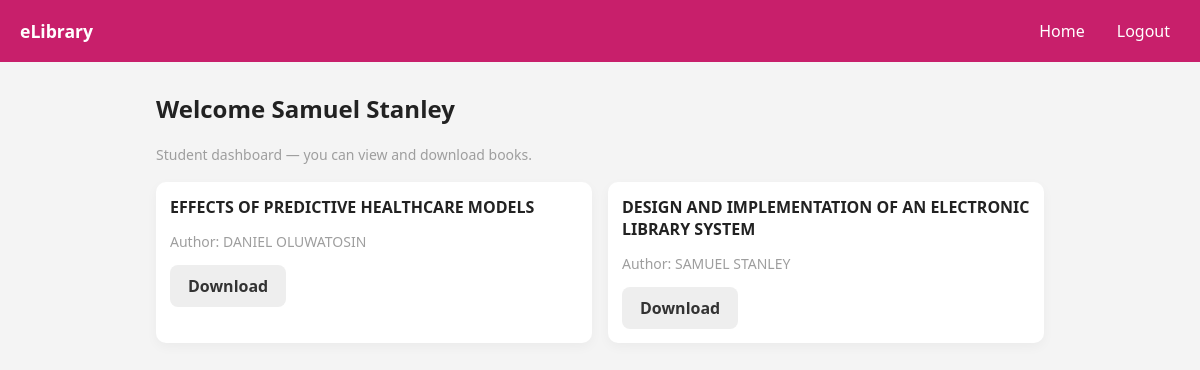
The page /student/dashboard (signed in) on the database its author committed.
### tables this page shows
CREATE TABLE books (
                 id INTEGER PRIMARY KEY AUTOINCREMENT,
                 title TEXT,
                 author TEXT,
                 filename TEXT,
                 uploaded_by INTEGER,
                 uploaded_at TIMESTAMP DEFAULT CURRENT_TIMESTAMP,
                 FOREIGN KEY(uploaded_by) REFERENCES users(id));

### app.py (the view)
@app.route("/student/dashboard")
@role_required("Student", "Admin", "Librarian")
def student_dashboard():
    conn = get_db()
    c = conn.cursor()
    c.execute("SELECT * FROM books ORDER BY uploaded_at DESC")
    books = c.fetchall()
    conn.close()
    return render_template("student_dashboard.html", books=books)

### app.py (called while the page is built)
def get_db():
    conn = sqlite3.connect(DB_PATH)
    conn.row_factory = sqlite3.Row
    return conn

def role_required(*allowed_roles):
    def decorator(f):
        @wraps(f)
        def wrapped(*args, **kwargs):
            if 'user_id' not in session:
                return redirect(url_for('login'))
            if session.get('role') not in allowed_roles:
                flash("You do not have permission to view that page.", "danger")
                return redirect(url_for('login'))
            return f(*args, **kwargs)
        return wrapped
    return decorator

### templates/student_dashboard.html (shortened to what this page needs)
{% extends "base.html" %}
{% block content %}
<h2>Welcome {{ session.get('name') or session.get('email') }}</h2>
<p class="muted">Student dashboard — you can view and download books.</p>
<section class="book-list">
  {% if books %}
    {% for book in books %}
      <div class="book-card">
        <h3>{{ book['title'] }}</h3>
        <p class="muted">Author: {{ book['author'] }}</p>
        <a class="btn" href="{{ url_for('download_book', book_id=book['id']) }}">Download</a>
      </div>
    {% endfor %}
  {% else %}
    <p>No books available.</p>
  {% endif %}
</section>
{% endblock %}

### static/css/style.css (style rules this page uses)
:root { --primary: #c81f6b; --muted: #9e9e9e; --bg: #f4f4f4; --card-bg: #ffffff; --radius: 8px; }
* { box-sizing:border-box }
body { margin:0; font-family: "Segoe UI", Roboto, Arial, sans-serif; background:var(--bg); color:#222; -webkit-font-smoothing:antialiased; -moz-osx-font-smoothing:grayscale; }
.btn { display:inline-block; padding:10px 18px; border-radius:8px; background:#eee; text-decoration:none; color:#333; border:0; cursor:pointer; font-weight:600; }
.muted { color:var(--muted); font-size:14px; }
.book-list { display:grid; grid-template-columns: repeat(auto-fit, minmax(220px, 1fr)); gap:16px; margin-top:18px; }
.book-card { background: #fff; padding:14px; border-radius:10px; box-shadow: 0 4px 12px rgba(0,0,0,0.04); }
.book-card h3 { margin:0 0 8px 0; font-size:16px; }

### rows shown on the page
books: get "Samuel Stanley", title "DESIGN AND IMPLEMENTATION OF AN ELECTRONIC LIBRARY SYSTEM", author "SAMUEL STANLEY"
books: title "EFFECTS OF PREDICTIVE HEALTHCARE MODELS", author "DANIEL OLUWATOSIN"
